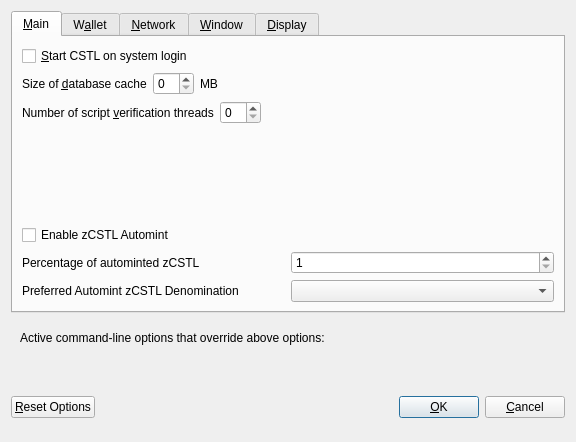
<?xml version="1.0" encoding="UTF-8"?>
<ui version="4.0">
 <class>OptionsDialog</class>
 <widget class="QDialog" name="OptionsDialog">
  <property name="geometry">
   <rect>
    <x>0</x>
    <y>0</y>
    <width>576</width>
    <height>442</height>
   </rect>
  </property>
  <property name="windowTitle">
   <string>Options</string>
  </property>
  <property name="modal">
   <bool>true</bool>
  </property>
  <layout class="QVBoxLayout" name="verticalLayout">
   <item>
    <widget class="QTabWidget" name="tabWidget">
     <property name="currentIndex">
      <number>0</number>
     </property>
     <widget class="QWidget" name="tabMain">
      <attribute name="title">
       <string>&amp;Main</string>
      </attribute>
      <layout class="QVBoxLayout" name="verticalLayout_Main">
       <item>
        <widget class="QCheckBox" name="bitcoinAtStartup">
         <property name="toolTip">
          <string>Automatically start CSTL after logging in to the system.</string>
         </property>
         <property name="text">
          <string>&amp;Start CSTL on system login</string>
         </property>
        </widget>
       </item>
       <item>
        <layout class="QHBoxLayout" name="horizontalLayout_2_Main">
         <item>
          <widget class="QLabel" name="databaseCacheLabel">
           <property name="text">
            <string>Size of &amp;database cache</string>
           </property>
           <property name="textFormat">
            <enum>Qt::PlainText</enum>
           </property>
           <property name="buddy">
            <cstring>databaseCache</cstring>
           </property>
          </widget>
         </item>
         <item>
          <widget class="QSpinBox" name="databaseCache"/>
         </item>
         <item>
          <widget class="QLabel" name="databaseCacheUnitLabel">
           <property name="text">
            <string>MB</string>
           </property>
           <property name="textFormat">
            <enum>Qt::PlainText</enum>
           </property>
          </widget>
         </item>
         <item>
          <spacer name="horizontalSpacer_2_Main">
           <property name="orientation">
            <enum>Qt::Horizontal</enum>
           </property>
           <property name="sizeHint" stdset="0">
            <size>
             <width>40</width>
             <height>20</height>
            </size>
           </property>
          </spacer>
         </item>
        </layout>
       </item>
       <item>
        <layout class="QHBoxLayout" name="horizontalLayout_3_Main">
         <item>
          <widget class="QLabel" name="threadsScriptVerifLabel">
           <property name="text">
            <string>Number of script &amp;verification threads</string>
           </property>
           <property name="textFormat">
            <enum>Qt::PlainText</enum>
           </property>
           <property name="buddy">
            <cstring>threadsScriptVerif</cstring>
           </property>
          </widget>
         </item>
         <item>
          <widget class="QSpinBox" name="threadsScriptVerif">
           <property name="toolTip">
            <string>(0 = auto, &lt;0 = leave that many cores free)</string>
           </property>
          </widget>
         </item>
         <item>
          <spacer name="horizontalSpacer_3_Main">
           <property name="orientation">
            <enum>Qt::Horizontal</enum>
           </property>
           <property name="sizeHint" stdset="0">
            <size>
             <width>40</width>
             <height>20</height>
            </size>
           </property>
          </spacer>
         </item>
        </layout>
       </item>
       <item>
        <spacer name="verticalSpacer_2">
         <property name="orientation">
          <enum>Qt::Vertical</enum>
         </property>
         <property name="sizeHint" stdset="0">
          <size>
           <width>20</width>
           <height>40</height>
          </size>
         </property>
        </spacer>
       </item>
       <item>
        <widget class="QCheckBox" name="checkBoxZeromintEnable">
         <property name="toolTip">
          <string>Enable automatic minting of CSTL units to zCSTL</string>
         </property>
         <property name="layoutDirection">
          <enum>Qt::LeftToRight</enum>
         </property>
         <property name="text">
          <string>Enable zCSTL Automint</string>
         </property>
        </widget>
       </item>
       <item>
        <layout class="QHBoxLayout" name="horizontalLayout_3">
         <item>
          <widget class="QLabel" name="percentage_label">
           <property name="toolTip">
            <string>Percentage of incoming CSTL which get automatically converted to zCSTL via Zerocoin Protocol (min: 10%)</string>
           </property>
           <property name="text">
            <string>Percentage of autominted zCSTL</string>
           </property>
          </widget>
         </item>
         <item>
          <widget class="QSpinBox" name="zeromintPercentage">
           <property name="minimum">
            <number>1</number>
           </property>
           <property name="maximum">
            <number>100</number>
           </property>
          </widget>
         </item>
        </layout>
       </item>
       <item>
        <layout class="QHBoxLayout" name="horizontalLayout" stretch="0,0">
         <property name="sizeConstraint">
          <enum>QLayout::SetFixedSize</enum>
         </property>
         <item>
          <widget class="QLabel" name="labelPreferredDenom">
           <property name="maximumSize">
            <size>
             <width>16777215</width>
             <height>16777215</height>
            </size>
           </property>
           <property name="toolTip">
            <string>Wait with automatic conversion to Zerocoin until enough CSTL for this denomination is available</string>
           </property>
           <property name="text">
            <string>Preferred Automint zCSTL Denomination</string>
           </property>
          </widget>
         </item>
         <item>
          <widget class="QComboBox" name="preferredDenom">
           <property name="maximumSize">
            <size>
             <width>16777215</width>
             <height>27</height>
            </size>
           </property>
           <property name="toolTip">
            <string>Wait with automatic conversion to Zerocoin until enough CSTL for this denomination is available</string>
           </property>
           <property name="maxVisibleItems">
            <number>9</number>
           </property>
           <property name="maxCount">
            <number>9</number>
           </property>
          </widget>
         </item>
        </layout>
       </item>
      </layout>
     </widget>
     <widget class="QWidget" name="tabWallet">
      <attribute name="title">
       <string>W&amp;allet</string>
      </attribute>
      <layout class="QVBoxLayout" name="verticalLayout_Wallet">
       <item>
        <layout class="QHBoxLayout" name="horizontalLayout_2_Wallet">
         <item>
          <widget class="QLabel" name="labelStakeSplitThresholdText">
           <property name="text">
            <string>Stake split threshold:</string>
           </property>
          </widget>
         </item>
         <item>
          <widget class="QSpinBox" name="spinBoxStakeSplitThreshold">
           <property name="minimum">
            <number>1</number>
           </property>
           <property name="maximum">
            <number>999999</number>
           </property>
          </widget>
         </item>
        </layout>
       </item>
       <item>
        <widget class="QGroupBox" name="groupBox">
         <property name="title">
          <string>Expert</string>
         </property>
         <layout class="QVBoxLayout" name="verticalLayout_2">
          <item>
           <widget class="QCheckBox" name="coinControlFeatures">
            <property name="toolTip">
             <string>Whether to show coin control features or not.</string>
            </property>
            <property name="text">
             <string>Enable coin &amp;control features</string>
            </property>
           </widget>
          </item>
          <item>
           <widget class="QCheckBox" name="showMasternodesTab">
            <property name="toolTip">
             <string>Show additional tab listing all your masternodes in first sub-tab&lt;br/&gt;and all masternodes on the network in second sub-tab.</string>
            </property>
            <property name="text">
             <string>Show Masternodes Tab</string>
            </property>
           </widget>
          </item>
          <item>
           <widget class="QCheckBox" name="spendZeroConfChange">
            <property name="toolTip">
             <string>If you disable the spending of unconfirmed change, the change from a transaction&lt;br/&gt;cannot be used until that transaction has at least one confirmation.&lt;br/&gt;This also affects how your balance is computed.</string>
            </property>
            <property name="text">
             <string>&amp;Spend unconfirmed change</string>
            </property>
           </widget>
          </item>
         </layout>
        </widget>
       </item>
       <item>
        <spacer name="verticalSpacer_Wallet">
         <property name="orientation">
          <enum>Qt::Vertical</enum>
         </property>
         <property name="sizeHint" stdset="0">
          <size>
           <width>20</width>
           <height>40</height>
          </size>
         </property>
        </spacer>
       </item>
      </layout>
     </widget>
     <widget class="QWidget" name="tabNetwork">
      <attribute name="title">
       <string>&amp;Network</string>
      </attribute>
      <layout class="QVBoxLayout" name="verticalLayout_Network">
       <item>
        <widget class="QCheckBox" name="mapPortUpnp">
         <property name="toolTip">
          <string>Automatically open the CSTL client port on the router. This only works when your router supports UPnP and it is enabled.</string>
         </property>
         <property name="text">
          <string>Map port using &amp;UPnP</string>
         </property>
        </widget>
       </item>
       <item>
        <widget class="QCheckBox" name="allowIncoming">
         <property name="toolTip">
          <string>Accept connections from outside</string>
         </property>
         <property name="text">
          <string>Allow incoming connections</string>
         </property>
        </widget>
       </item>
       <item>
        <widget class="QCheckBox" name="connectSocks">
         <property name="toolTip">
          <string>Connect to the CSTL network through a SOCKS5 proxy.</string>
         </property>
         <property name="text">
          <string>&amp;Connect through SOCKS5 proxy (default proxy):</string>
         </property>
        </widget>
       </item>
       <item>
        <layout class="QHBoxLayout" name="horizontalLayout_1_Network">
         <item>
          <widget class="QLabel" name="proxyIpLabel">
           <property name="text">
            <string>Proxy &amp;IP:</string>
           </property>
           <property name="textFormat">
            <enum>Qt::PlainText</enum>
           </property>
           <property name="buddy">
            <cstring>proxyIp</cstring>
           </property>
          </widget>
         </item>
         <item>
          <widget class="QValidatedLineEdit" name="proxyIp">
           <property name="minimumSize">
            <size>
             <width>140</width>
             <height>0</height>
            </size>
           </property>
           <property name="maximumSize">
            <size>
             <width>140</width>
             <height>16777215</height>
            </size>
           </property>
           <property name="toolTip">
            <string>IP address of the proxy (e.g. IPv4: 127.0.0.1 / IPv6: ::1)</string>
           </property>
          </widget>
         </item>
         <item>
          <widget class="QLabel" name="proxyPortLabel">
           <property name="text">
            <string>&amp;Port:</string>
           </property>
           <property name="textFormat">
            <enum>Qt::PlainText</enum>
           </property>
           <property name="buddy">
            <cstring>proxyPort</cstring>
           </property>
          </widget>
         </item>
         <item>
          <widget class="QLineEdit" name="proxyPort">
           <property name="minimumSize">
            <size>
             <width>55</width>
             <height>0</height>
            </size>
           </property>
           <property name="maximumSize">
            <size>
             <width>55</width>
             <height>16777215</height>
            </size>
           </property>
           <property name="toolTip">
            <string>Port of the proxy (e.g. 9050)</string>
           </property>
          </widget>
         </item>
         <item>
          <spacer name="horizontalSpacer_1_Network">
           <property name="orientation">
            <enum>Qt::Horizontal</enum>
           </property>
           <property name="sizeHint" stdset="0">
            <size>
             <width>40</width>
             <height>20</height>
            </size>
           </property>
          </spacer>
         </item>
        </layout>
       </item>
       <item>
        <spacer name="verticalSpacer_Network">
         <property name="orientation">
          <enum>Qt::Vertical</enum>
         </property>
         <property name="sizeHint" stdset="0">
          <size>
           <width>20</width>
           <height>40</height>
          </size>
         </property>
        </spacer>
       </item>
      </layout>
     </widget>
     <widget class="QWidget" name="tabWindow">
      <attribute name="title">
       <string>&amp;Window</string>
      </attribute>
      <layout class="QVBoxLayout" name="verticalLayout_Window">
       <item>
        <widget class="QCheckBox" name="minimizeToTray">
         <property name="toolTip">
          <string>Show only a tray icon after minimizing the window.</string>
         </property>
         <property name="text">
          <string>&amp;Minimize to the tray instead of the taskbar</string>
         </property>
        </widget>
       </item>
       <item>
        <widget class="QCheckBox" name="minimizeOnClose">
         <property name="toolTip">
          <string>Minimize instead of exit the application when the window is closed. When this option is enabled, the application will be closed only after selecting Quit in the menu.</string>
         </property>
         <property name="text">
          <string>M&amp;inimize on close</string>
         </property>
        </widget>
       </item>
       <item>
        <spacer name="verticalSpacer_Window">
         <property name="orientation">
          <enum>Qt::Vertical</enum>
         </property>
         <property name="sizeHint" stdset="0">
          <size>
           <width>20</width>
           <height>40</height>
          </size>
         </property>
        </spacer>
       </item>
      </layout>
     </widget>
     <widget class="QWidget" name="tabDisplay">
      <attribute name="title">
       <string>&amp;Display</string>
      </attribute>
      <layout class="QVBoxLayout" name="verticalLayout_Display">
       <item>
        <layout class="QHBoxLayout" name="horizontalLayout_1_Display">
         <item>
          <widget class="QLabel" name="langLabel">
           <property name="text">
            <string>User Interface &amp;language:</string>
           </property>
           <property name="textFormat">
            <enum>Qt::PlainText</enum>
           </property>
           <property name="buddy">
            <cstring>lang</cstring>
           </property>
          </widget>
         </item>
         <item>
          <widget class="QValueComboBox" name="lang">
           <property name="toolTip">
            <string>The user interface language can be set here. This setting will take effect after restarting CSTL.</string>
           </property>
          </widget>
         </item>
        </layout>
       </item>
       <item>
        <widget class="QLabel" name="label_3">
         <property name="toolTip">
          <string notr="true"/>
         </property>
         <property name="statusTip">
          <string notr="true"/>
         </property>
         <property name="whatsThis">
          <string notr="true"/>
         </property>
         <property name="accessibleName">
          <string notr="true"/>
         </property>
         <property name="text">
          <string>Language missing or translation incomplete? Help contributing translations here:
https://www.transifex.com/gdiscord/gdiscord-translations</string>
         </property>
         <property name="wordWrap">
          <bool>true</bool>
         </property>
         <property name="openExternalLinks">
          <bool>true</bool>
         </property>
         <property name="textInteractionFlags">
          <set>Qt::TextBrowserInteraction</set>
         </property>
        </widget>
       </item>
       <item>
        <layout class="QHBoxLayout" name="horizontalLayout_4_Display" stretch="0,0">
         <item>
          <widget class="QLabel" name="themeLabel">
           <property name="text">
            <string>User Interface Theme:</string>
           </property>
          </widget>
         </item>
         <item>
          <widget class="QValueComboBox" name="theme"/>
         </item>
        </layout>
       </item>
       <item>
        <widget class="Line" name="line">
         <property name="orientation">
          <enum>Qt::Horizontal</enum>
         </property>
        </widget>
       </item>
       <item>
        <layout class="QHBoxLayout" name="horizontalLayout_2_Display">
         <item>
          <widget class="QLabel" name="unitLabel">
           <property name="text">
            <string>&amp;Unit to show amounts in:</string>
           </property>
           <property name="textFormat">
            <enum>Qt::PlainText</enum>
           </property>
           <property name="buddy">
            <cstring>unit</cstring>
           </property>
          </widget>
         </item>
         <item>
          <widget class="QValueComboBox" name="unit">
           <property name="toolTip">
            <string>Choose the default subdivision unit to show in the interface and when sending coins.</string>
           </property>
          </widget>
         </item>
        </layout>
       </item>
       <item>
        <layout class="QHBoxLayout" name="horizontalLayout_5_Display">
         <item>
          <widget class="QLabel" name="digitsLabel">
           <property name="text">
            <string>Decimal digits</string>
           </property>
          </widget>
         </item>
         <item>
          <widget class="QValueComboBox" name="digits"/>
         </item>
        </layout>
       </item>
       <item>
        <widget class="QCheckBox" name="checkBoxHideZeroBalances">
         <property name="toolTip">
          <string>Hide empty balances</string>
         </property>
         <property name="layoutDirection">
          <enum>Qt::LeftToRight</enum>
         </property>
         <property name="text">
          <string>Hide empty balances</string>
         </property>
        </widget>
       </item>
       <item>
        <layout class="QHBoxLayout" name="horizontalLayout_3_Display">
         <item>
          <widget class="QLabel" name="thirdPartyTxUrlsLabel">
           <property name="toolTip">
            <string>Third party URLs (e.g. a block explorer) that appear in the transactions tab as context menu items. %s in the URL is replaced by transaction hash. Multiple URLs are separated by vertical bar |.</string>
           </property>
           <property name="text">
            <string>Third party transaction URLs</string>
           </property>
           <property name="buddy">
            <cstring>thirdPartyTxUrls</cstring>
           </property>
          </widget>
         </item>
         <item>
          <widget class="QLineEdit" name="thirdPartyTxUrls">
           <property name="toolTip">
            <string>Third party URLs (e.g. a block explorer) that appear in the transactions tab as context menu items. %s in the URL is replaced by transaction hash. Multiple URLs are separated by vertical bar |.</string>
           </property>
          </widget>
         </item>
        </layout>
       </item>
       <item>
        <spacer name="verticalSpacer">
         <property name="orientation">
          <enum>Qt::Vertical</enum>
         </property>
         <property name="sizeHint" stdset="0">
          <size>
           <width>20</width>
           <height>40</height>
          </size>
         </property>
        </spacer>
       </item>
      </layout>
     </widget>
    </widget>
   </item>
   <item>
    <widget class="QFrame" name="frame">
     <layout class="QVBoxLayout" name="verticalLayout_Bottom">
      <item>
       <layout class="QHBoxLayout" name="horizontalLayout_Bottom">
        <item>
         <widget class="QLabel" name="overriddenByCommandLineInfoLabel">
          <property name="text">
           <string>Active command-line options that override above options:</string>
          </property>
          <property name="textFormat">
           <enum>Qt::PlainText</enum>
          </property>
         </widget>
        </item>
        <item>
         <spacer name="horizontalSpacer_Bottom">
          <property name="orientation">
           <enum>Qt::Horizontal</enum>
          </property>
          <property name="sizeHint" stdset="0">
           <size>
            <width>40</width>
            <height>20</height>
           </size>
          </property>
         </spacer>
        </item>
       </layout>
      </item>
      <item>
       <widget class="QLabel" name="overriddenByCommandLineLabel">
        <property name="text">
         <string/>
        </property>
        <property name="textFormat">
         <enum>Qt::PlainText</enum>
        </property>
        <property name="wordWrap">
         <bool>true</bool>
        </property>
       </widget>
      </item>
     </layout>
    </widget>
   </item>
   <item>
    <layout class="QHBoxLayout" name="horizontalLayout_Buttons">
     <item>
      <widget class="QPushButton" name="resetButton">
       <property name="toolTip">
        <string>Reset all client options to default.</string>
       </property>
       <property name="text">
        <string>&amp;Reset Options</string>
       </property>
       <property name="autoDefault">
        <bool>false</bool>
       </property>
      </widget>
     </item>
     <item>
      <spacer name="horizontalSpacer_1">
       <property name="orientation">
        <enum>Qt::Horizontal</enum>
       </property>
       <property name="sizeHint" stdset="0">
        <size>
         <width>40</width>
         <height>48</height>
        </size>
       </property>
      </spacer>
     </item>
     <item>
      <widget class="QLabel" name="statusLabel">
       <property name="minimumSize">
        <size>
         <width>200</width>
         <height>0</height>
        </size>
       </property>
       <property name="font">
        <font>
         <weight>75</weight>
         <bold>true</bold>
        </font>
       </property>
       <property name="text">
        <string/>
       </property>
       <property name="textFormat">
        <enum>Qt::PlainText</enum>
       </property>
       <property name="wordWrap">
        <bool>true</bool>
       </property>
      </widget>
     </item>
     <item>
      <spacer name="horizontalSpacer_2">
       <property name="orientation">
        <enum>Qt::Horizontal</enum>
       </property>
       <property name="sizeHint" stdset="0">
        <size>
         <width>40</width>
         <height>48</height>
        </size>
       </property>
      </spacer>
     </item>
     <item>
      <widget class="QPushButton" name="okButton">
       <property name="text">
        <string>&amp;OK</string>
       </property>
       <property name="autoDefault">
        <bool>false</bool>
       </property>
       <property name="default">
        <bool>true</bool>
       </property>
      </widget>
     </item>
     <item>
      <widget class="QPushButton" name="cancelButton">
       <property name="text">
        <string>&amp;Cancel</string>
       </property>
       <property name="autoDefault">
        <bool>false</bool>
       </property>
      </widget>
     </item>
    </layout>
   </item>
  </layout>
 </widget>
 <customwidgets>
  <customwidget>
   <class>QValidatedLineEdit</class>
   <extends>QLineEdit</extends>
   <header>qvalidatedlineedit.h</header>
  </customwidget>
  <customwidget>
   <class>QValueComboBox</class>
   <extends>QComboBox</extends>
   <header>qvaluecombobox.h</header>
  </customwidget>
 </customwidgets>
 <resources/>
 <connections/>
</ui>
